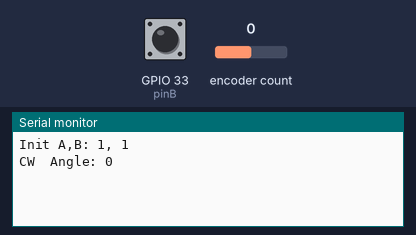
A sketch run on a simulated ESP32. On the bench: the last lines printed to the serial monitor. The inputs (shaded band) are chosen by the test bench; at power-on: encoder count 0, GPIO 33 (pinB) HIGH.

Above: at 1.2 s.
1.3 s: encoder count set to -1
At 2.5 s:
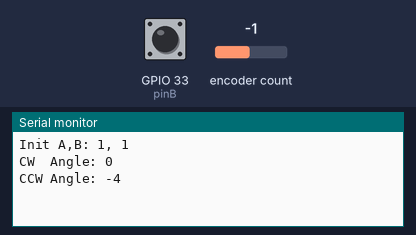
2.8 s: GPIO 33 (pinB) pulled LOW for 0.15 s
At 4.1 s:
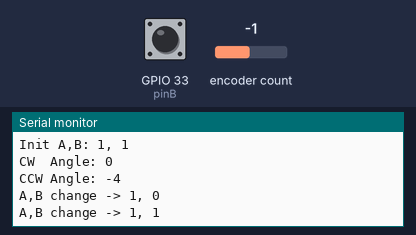
4.4 s: encoder count set to -2
At 5.0 s:
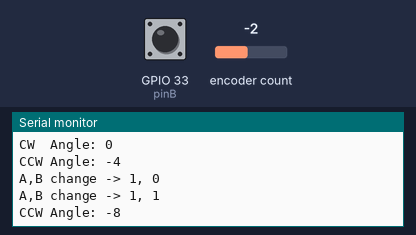

The sketch:

read_rotary_encoder.ino
```cpp
// ESP32 Dev Module + Ticker でエンコーダを周期読み取り
#include <Ticker.h>
#include <Encoder.h>

// エンコーダのピン（ESP32 で安全な入力ピン例）
const int pinA = 32;
const int pinB = 33;
Encoder myEnc(pinA, pinB);

// 読み取り用の共有変数
volatile long oldPosition = -999;
volatile long newPosition = 0;

// 生のピン状態デバッグ用
volatile int lastA = -1;
volatile int lastB = -1;

// 3ms 周期でフラグを立てる Ticker
Ticker ticker;
volatile bool encTick = false;

void onTick() {
  // コールバックは軽く保ち、処理は loop() 側で行う
  encTick = true;
}

void setup() {
  Serial.begin(115200);
  // エンコーダ入力は内部プルアップを有効化（外部配線に応じて変更）
  pinMode(pinA, INPUT_PULLUP);
  pinMode(pinB, INPUT_PULLUP);
  // 初期状態を読み取り
  lastA = digitalRead(pinA);
  lastB = digitalRead(pinB);
  Serial.print("Init A,B: ");
  Serial.print(lastA);
  Serial.print(", ");
  Serial.println(lastB);
  // 3ms 周期で呼び出し
  ticker.attach_ms(3, onTick);
}

void loop() {
  // フラグが立っていたらエンコーダ値を取得
  if (encTick) {
    encTick = false;
    newPosition = myEnc.read();
  }

  // 変化があれば表示
  if (newPosition != oldPosition) {
    long delta = newPosition - oldPosition;
    oldPosition = newPosition;
    if (delta > 0) {
      Serial.print("CW  Angle: ");
      Serial.println(newPosition);
    } else {
      Serial.print("CCW Angle: ");
      Serial.println(newPosition);
    }
  }

  // A/Bの生状態が変化したら表示（配線確認用）
  int a = digitalRead(pinA);
  int b = digitalRead(pinB);
  if (a != lastA || b != lastB) {
    lastA = a;
    lastB = b;
    Serial.print("A,B change -> ");
    Serial.print(a);
    Serial.print(", ");
    Serial.println(b);
  }
}
```

Measured:
- after the input at 1.3 s, the serial monitor: prints a new line at once (image 1)
- after the input at 2.8 s, the serial monitor: prints a new line at once (image 2)
- after the input at 4.4 s, the serial monitor: prints a new line at once (image 3)
